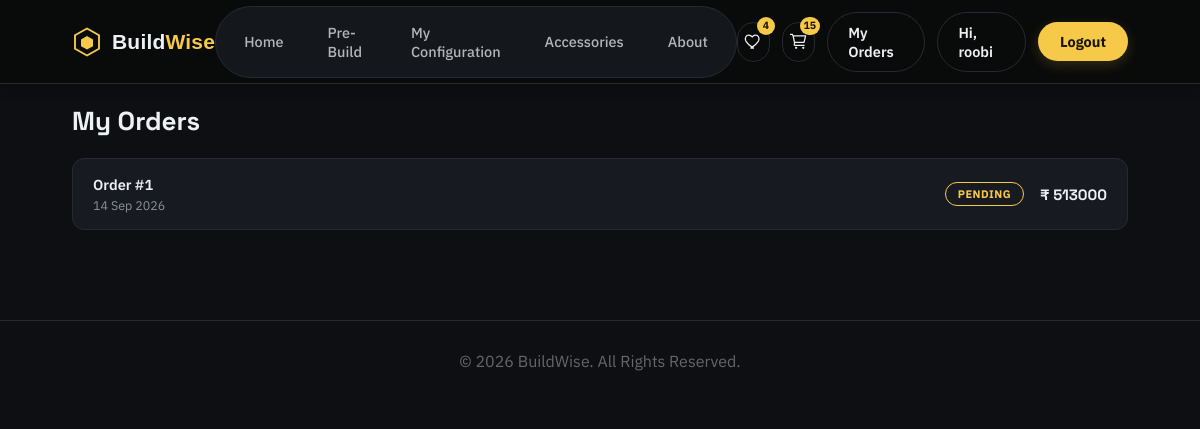
The app's page /orders/ (signed in) with its own data.
### products/models.py (models this page shows, shortened)
class Order(models.Model):
    STATUS_CHOICES = [
        ("pending", "Pending"),
        ("confirmed", "Confirmed"),
        ("shipped", "Shipped"),
        ("delivered", "Delivered"),
        ("cancelled", "Cancelled"),
    ]
    user = models.ForeignKey(User, on_delete=models.CASCADE, related_name="orders")
    full_name = models.CharField(max_length=150)
    phone = models.CharField(max_length=15)
    address_line = models.CharField(max_length=255)
    city = models.CharField(max_length=100)
    state = models.CharField(max_length=100)
    pincode = models.CharField(max_length=10)
    total_amount = models.DecimalField(max_digits=10, decimal_places=2)
    status = models.CharField(max_length=20, choices=STATUS_CHOICES, default="pending")
    placed_at = models.DateTimeField(auto_now_add=True)
    class Meta:
        ordering = ["-placed_at"]
    @property
    def total(self):
        return self.total_amount

### products/views.py (the view)
# urls.py: path("orders/", product_views.order_history, name="order_history"),
@login_required(login_url="login")
def order_history(request):
    orders = Order.objects.filter(user=request.user).prefetch_related("items")
    return render(request, "order_history.html", {
        "orders": orders,
        "cart_count": _cart_count(request),
    })

### products/context_processors.py (called while the page is built)
def wishlist_count(request):
    user = getattr(request, "user", None)
    if not user or not user.is_authenticated:
        return {"wishlist_count": 0}
    return {"wishlist_count": WishlistItem.objects.filter(user=user).count()}

### products/views.py (called while the page is built)
def _cart_count(request):
    if not request.user.is_authenticated:
        return 0
    total = CartItem.objects.filter(user=request.user).aggregate(total=Sum("quantity"))
    return total["total"] or 0

### template/order_history.html (shortened to what this page needs)
{% load static %}
<!DOCTYPE html>
<html lang="en">
<head>
    <link rel="stylesheet" href="{% static 'style.css' %}">
</head>
<body>
    <header class="navbar">
        <a href="{% url 'home' %}" class="logo">
            <svg class="logo-mark" viewBox="0 0 40 40" fill="none">
                <path d="M20 2 L36 11 V29 L20 38 L4 29 V11 Z" stroke="#f7c948" stroke-width="2.5"/>
                <path d="M20 12 L28 16.5 V25.5 L20 30 L12 25.5 V16.5 Z" fill="#f7c948"/>
            </svg>
            <span class="logo-text">Build<span class="accent">Wise</span></span>
        </a>
        <nav class="nav-pill">
            <a href="{% url 'home' %}">Home</a>
            <a href="{% url 'prebuild' %}">Pre-Build</a>
            <a href="{% url 'my_configuration' %}">My Configuration</a>
            <a href="{% url 'accessories' %}">Accessories</a>
            <a href="{% url 'about' %}">About</a>
        </nav>
        <div class="nav-auth">
                        <a href="{% url 'wishlist' %}" class="cart-icon-link" aria-label="View wishlist">
                {% if wishlist_count %}<span class="cart-badge">{{ wishlist_count }}</span>{% endif %}
            </a>
            <a href="{% url 'view_cart' %}" class="cart-icon-link" aria-label="View cart">
                {% if cart_count %}<span class="cart-badge">{{ cart_count }}</span>{% endif %}
            </a>
            {% if request.user.is_authenticated %}
                <a href="{% url 'order_history' %}" class="btn-ghost">My Orders</a>
                <a href="{% url 'profile' %}" class="btn-ghost">Hi, {{ request.user.username }}</a>
                <a href="{% url 'logout' %}" class="btn-fill">Logout</a>
            {% else %}
                <a href="{% url 'login' %}" class="btn-fill">Login / Sign Up</a>
            {% endif %}
        </div>
    </header>
    <main>
        <section class="cart-section">
            <h1 class="cart-heading">My Orders</h1>
            {% if orders %}
                <div class="order-list">
                    {% for order in orders %}
                        <a href="{% url 'order_detail' order.id %}" class="order-row">
                            <div class="order-row-main">
                                <span class="order-row-id">Order #{{ order.id }}</span>
                                <span class="order-row-date">{{ order.placed_at|date:"d M Y" }}</span>
                            </div>
                            <span class="order-row-status order-status-{{ order.status }}">{{ order.get_status_display }}</span>
                            <span class="order-row-total">₹ {{ order.total|floatformat:0 }}</span>
                        </a>
                    {% endfor %}
                </div>
            {% else %}
                <div class="cart-empty">
                    <p>You haven't placed any orders yet.</p>
                    <a href="{% url 'products' %}" class="btn primary-btn">Browse Products</a>
                    <a href="{% url 'prebuild' %}" class="btn-ghost">Browse Pre-Built PCs</a>
                </div>
            {% endif %}
        </section>
    </main>
    <footer>
        <p>© 2026 BuildWise. All Rights Reserved.</p>
    </footer>
</body>
</html>

### static/style.css (style rules this page uses)
:root { --bg: #0d0f12; --bg-alt: #14171c; --card: #171b21; --border: #262b33; --text: #eef1f4; --muted: #8a919c; --accent: #f7c948; --accent-hover: #ffd875; --accent-dim: rgba(247, 201, 72, 0.14); }
* { margin: 0; padding: 0; box-sizing: border-box; }
body { font-family: 'IBM Plex Sans', Arial, sans-serif; background: var(--bg); color: var(--text); }
h1, h2, h3 { font-family: 'Space Grotesk', 'IBM Plex Sans', sans-serif; }
a { text-decoration: none; }
.navbar { height: 84px; padding: 0 6%; display: flex; align-items: center; justify-content: space-between; border-bottom: 1px solid var(--border); background: rgba(10, 10, 10, 0.85); position: sticky; top: 0; z-index: 50; backdrop-filter: blur(8px); }
.logo { display: flex; align-items: center; gap: 10px; }
.logo-mark { width: 30px; height: 30px; flex-shrink: 0; }
.logo-text { font-family: 'Sora', sans-serif; font-weight: 700; font-size: 21px; color: var(--text); letter-spacing: 0.2px; }
.logo-text .accent { color: var(--accent); font-weight: 800; }
.nav-pill { display: flex; align-items: center; gap: 8px; background: var(--bg-alt); border: 1px solid var(--border); border-radius: 999px; padding: 8px 10px; }
.nav-pill a { color: #b5b5b5; font-size: 14.5px; font-weight: 500; padding: 8px 18px; border-radius: 999px; transition: 0.25s; }
.nav-auth { display: flex; align-items: center; gap: 12px; }
.btn-ghost { color: var(--text); font-size: 14.5px; font-weight: 600; padding: 10px 20px; border-radius: 999px; border: 1px solid var(--border); transition: 0.25s; background: none; cursor: pointer; }
.btn-fill { color: #1a1400; font-size: 14.5px; font-weight: 700; padding: 10px 22px; border-radius: 999px; background: var(--accent); transition: 0.25s; }
footer { padding: 30px; text-align: center; color: #666; border-top: 1px solid var(--border); }
.cart-section { padding: 20px 6% 90px; }
.cart-heading { font-family: 'Space Grotesk', sans-serif; font-size: 26px; margin: 0 0 20px; }
.order-list { display: flex; flex-direction: column; gap: 12px; }
.order-row { display: grid; grid-template-columns: 1fr auto auto; align-items: center; gap: 16px; background: var(--card); border: 1px solid var(--border); border-radius: 12px; padding: 16px 20px; color: var(--text); text-decoration: none; transition: 0.2s; }
.order-row-main { display: flex; flex-direction: column; gap: 3px; }
.order-row-id { font-weight: 600; font-size: 14.5px; }
.order-row-date { font-size: 12.5px; color: var(--muted); }
.order-row-total { font-family: 'Space Grotesk', sans-serif; font-weight: 700; font-size: 15px; }
.order-row-status { font-size: 11px; font-weight: 700; text-transform: uppercase; letter-spacing: 0.04em; border-radius: 999px; padding: 4px 12px; white-space: nowrap; }
.order-status-pending { color: #f7c948; border: 1px solid #f7c948; }
.cart-icon-link { position: relative; display: inline-flex; align-items: center; justify-content: center; width: 40px; height: 40px; border-radius: 999px; border: 1px solid var(--border); color: var(--text); transition: 0.25s; }
.cart-icon { width: 19px; height: 19px; }
.cart-badge { position: absolute; top: -6px; right: -6px; min-width: 18px; height: 18px; padding: 0 4px; border-radius: 999px; background: var(--accent); color: #1a1400; font-size: 10.5px; font-weight: 700; display: flex; align-items: center; justify-content: center; line-height: 1; }
.navbar { box-shadow: 0 1px 12px rgba(0, 0, 0, 0.35); }
.btn-fill, .primary-btn { box-shadow: 0 4px 14px rgba(247, 201, 72, 0.18); }

### records on screen
Order: id "1", placed_at "14 Sep 2026", status "PENDING", total "513000"

### other values on screen
{{ wishlist_count }} "4"
{{ cart_count }} "15"
{{ request.user.username }} "roobi"
